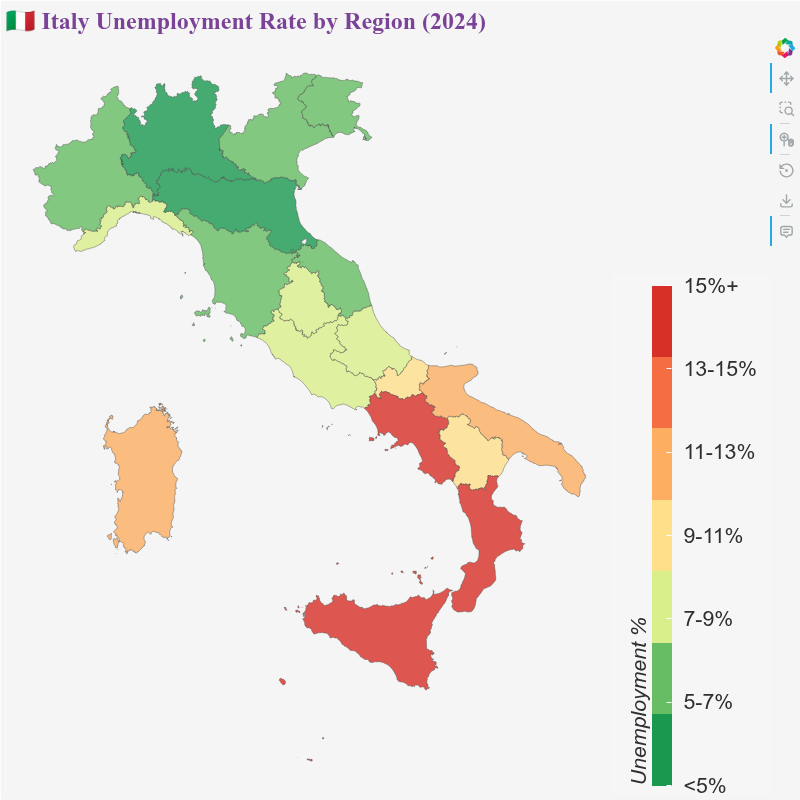

The script that drew this image:
from bokeh_rocks import plot_country_choropleth, save_plot, show


# Unemployment rate % (2024)
unemployment_data = {
    'Lombardia': 4.8,
    'Veneto': 5.2,
    'Emilia-Romagna': 4.5,
    'Piemonte': 6.1,
    'Lazio': 8.5,
    'Toscana': 6.7,
    'Campania': 15.9,
    'Sicilia': 16.8,
    'Puglia': 12.4,
    'Calabria': 17.2,
    'Sardegna': 11.3,
    'Liguria': 7.2,
    'Marche': 6.9,
    'Abruzzo': 8.8,
    'Friuli-Venezia Giulia': 5.4,
    'Trentino-Alto Adige': 3.8,
    'Umbria': 7.5,
    'Basilicata': 10.1,
    'Molise': 9.2,
    'Valle d\'Aosta': 5.9
}

p = plot_country_choropleth(
    geojson_url="https://raw.githubusercontent.com/openpolis/geojson-italy/master/geojson/limits_IT_regions.geojson",
    data_dict=unemployment_data,
    value_col='unemployment',
    country_name='🇮🇹 Italy',
    palette=["#1a9850", "#66bd63", "#d9ef8b", "#fee08b", "#fdae61", "#f46d43", "#d73027"],
    bin_edges=[0, 5, 7, 9, 11, 13, 15, 18],
    bin_labels=["<5%", "5-7%", "7-9%", "9-11%", "11-13%", "13-15%", "15%+"],
    title="🇮🇹 Italy Unemployment Rate by Region (2024)",
    name_property='reg_name',
    legend_title='Unemployment %',
    tooltip_label='Unemployment Rate',
    value_format='{0.1}%',
    width=800,
    height=800
)

show(p)
save_plot(p, "output/geo_09")
